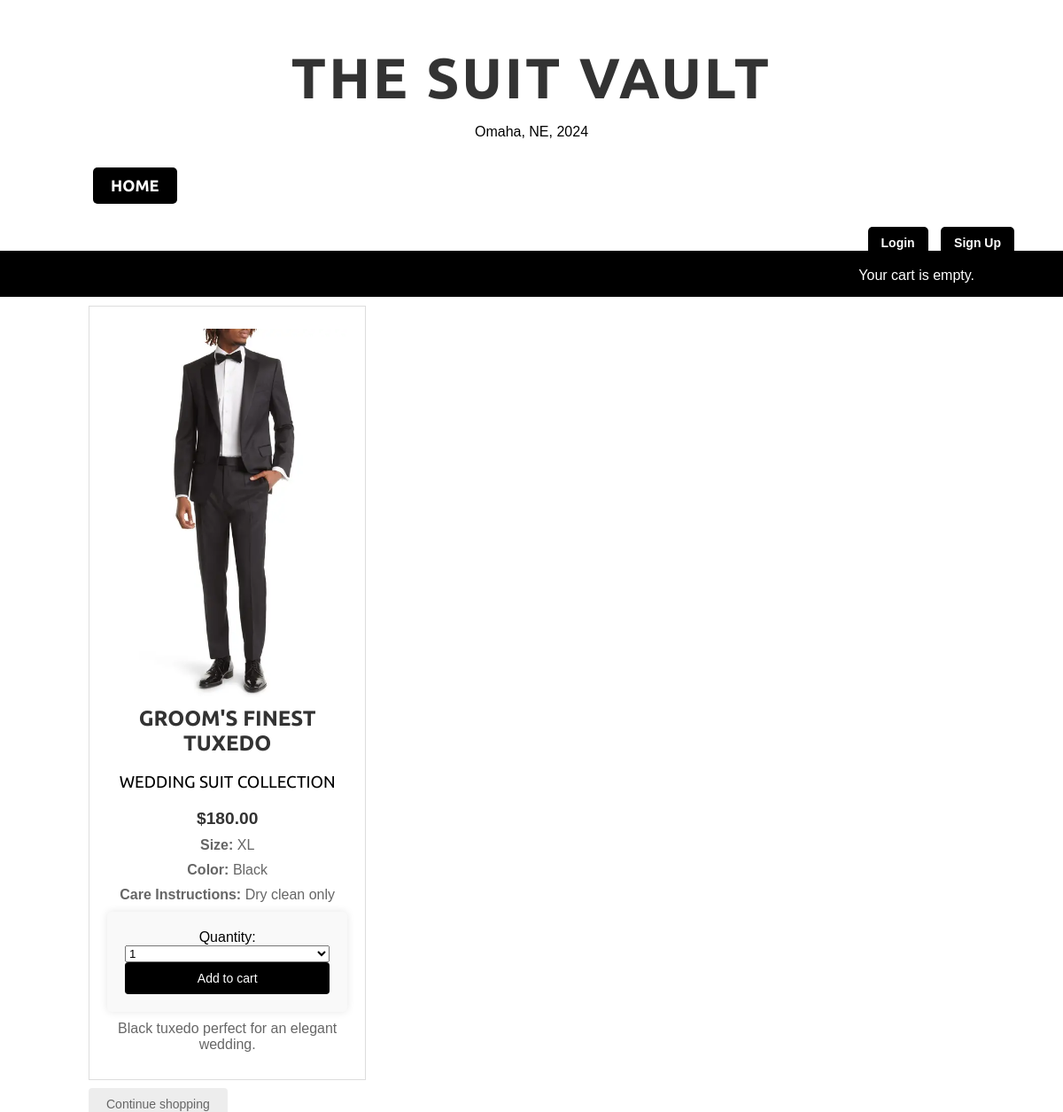
Page /product/4/grooms-finest-tuxedo/ on the committed database.
### shop/models.py (models this page shows, shortened)
class Product(models.Model):
    SIZE_CHOICES = [
        ('S', 'Small'),
        ('M', 'Medium'),
        ('L', 'Large'),
        ('XL', 'Extra Large'),
    ]
    collection = models.ForeignKey(Collection, related_name='products', on_delete=models.CASCADE)  # Changed 'category' to 'collection'
    name = models.CharField(max_length=200, db_index=True)
    slug = models.SlugField(max_length=200, db_index=True)
    image = models.ImageField(upload_to='products/%Y/%m/%d', blank=True)
    size = models.CharField(max_length=2, choices=SIZE_CHOICES, default='M')
    color = models.CharField(max_length=50, null=True, blank=True)
    description = models.TextField(blank=True)
    care_instructions = models.TextField(default="Dry clean only")
    price = models.DecimalField(max_digits=10, decimal_places=2)
    available = models.BooleanField(default=True)
    created = models.DateTimeField(auto_now_add=True)
    updated = models.DateTimeField(auto_now=True)
    quantity = models.IntegerField(default=2)
    class Meta:
        ordering = ('name',)
        index_together = (('id', 'slug'),)

class Collection(models.Model):  # Changed from Category to Collection
    name = models.CharField(max_length=200, db_index=True)
    slug = models.SlugField(max_length=200, unique=True)
    class Meta:
        ordering = ('name',)
        verbose_name = 'collection'  # Changed from 'category' to 'collection'
        verbose_name_plural = 'collections'  # Changed from 'categories' to 'collections'
    def __str__(self):
        return self.name
    def get_absolute_url(self):
        return reverse('shop:product_list_by_collection', args=[self.slug])  # Updated URL name if necessary

### shop/views.py (the view)
# urls.py: path('product/<int:id>/<slug:slug>/', views.product_detail, name='product_detail'),  # Updated path for product detail
def product_detail(request, id, slug):
    product = get_object_or_404(Product, id=id, slug=slug, available=True)
    cart = Cart(request)
    cartquantity = 0
    for item in cart:
        cartproduct = get_object_or_404(Product, id=item['product'].id)
        if product == cartproduct:
            cartquantity = item['quantity']
            break
    if product.quantity - cartquantity > 0:
        choices = [(i, str(i)) for i in range(1, product.quantity - cartquantity + 1)]
    else:
        choices = [(1, 0)]
    cart_product_form = CartAddProductForm(my_choices=choices)
    return render(request, 'shop/product/detail.html', {
        'product': product,
        'cart_product_form': cart_product_form,
        'cart': cart
    })

### cart/forms.py
class CartAddProductForm(forms.Form):
    def __init__(self, *args, **kwargs):
        try: #if choices for quantity drop-down provided
            mychoices = kwargs.pop('my_choices')
            super(CartAddProductForm, self).__init__(*args, **kwargs)
            self.fields["quantity"] = forms.TypedChoiceField(choices=mychoices,
                coerce=int)
        except: #use default of 21 if choices not provided
            super(CartAddProductForm, self).__init__(*args, **kwargs)
            self.fields["quantity"] = forms.TypedChoiceField(choices=[(i, str(i)) for i in range(1, 21)],
                                                             coerce=int)
    update = forms.BooleanField(required=False,
                                    initial=False,
                                    widget=forms.HiddenInput)

### cart/cart.py (called while the page is built)
    def __iter__(self):
        product_ids = self.cart.keys()
        products = Product.objects.filter(id__in=product_ids)
        cart = self.cart.copy()
        for product in products:
            cart[str(product.id)]['product'] = product
        for item in cart.values():
            item['price'] = Decimal(item['price'])
            item['total_price'] = item['price'] * item['quantity']
            yield item

    def __len__(self):
        return sum(item['quantity'] for item in self.cart.values())

### shop/templates/shop/product/detail.html (shortened to what this page needs)
{% extends "shop/base.html" %}
{% load static %}
{% block content %}
    <div class="product-detail">
        <img src="{% if product.image %}{{ product.image.url }}{% else %}{% static "img/no_image.png" %}{% endif %}">
        <h2>{{ product.name }}</h2>
        <h3><a href="{{ product.collection.get_absolute_url }}">{{ product.collection }}</a></h3>
        <p class="price">${{ product.price }}</p>
        <p><strong>Size:</strong> {{ product.size }}</p>
        <p><strong>Color:</strong> {{ product.color }}</p>
        <p><strong>Care Instructions:</strong> {{ product.care_instructions }}</p>
        <form action="{% url "cart:cart_add" product.id %}" method="post">
            {{ cart_product_form }}
            <input type="submit" value="Add to cart">
        </form>
        {{ product.description|linebreaks }}
    </div>
    <br>
    <div>
        <a href="{% url "shop:product_list" %}" class="button light">Continue shopping</a>
    </div>
{% endblock %}

### static/css/base.css (style rules this page uses)
body { margin: 0; padding: 0; font-family: helvetica, sans-serif; }
h2 { font-family: 'Ubuntu', sans-serif; font-weight: 900; font-size: 2rem; margin-top: 20px; margin-bottom: 10px; color: #333; text-transform: uppercase; }
h3, h4, h5, h6 { font-family: 'Ubuntu', sans-serif; font-weight: normal; text-transform: uppercase; }
a { text-decoration: none; color: #000; }
a.button, input[type="submit"] { color: #fff; background: #000; border-radius: 4px; padding: 10px 20px; font-size: 14px; border: 0; }
a.button.light { color: #666; background: #ededed; }
.product-detail { border: 1px solid #ddd; padding: 20px; width: calc(33.333% - 20px); box-sizing: border-box; text-align: center; margin-top: 10px; overflow: visible; }
.product-detail img { width: 100%; height: auto; object-fit: contain; margin-bottom: 10px; display: block; padding-top: 5px; }
.product-detail h2 { margin-top: 10px; font-size: 1.5rem; }
.product-detail .price { color: #333; font-size: 1.2rem; font-weight: bold; margin: 10px 0; }
.product-detail p { font-size: 1rem; color: #666; margin: 10px 0; }
form { background: #f9f9f9; padding: 20px; border-radius: 5px; box-shadow: 0 0 10px rgba(0, 0, 0, 0.1); }
h2 { font-weight: bold; }
form { display: flex; flex-direction: column; background: #f9f9f9; padding: 20px; border-radius: 5px; box-shadow: 0 0 10px rgba(0, 0, 0, 0.1); max-width: 500px; margin: 0 auto; }

### rows in the picture
Product: image (picture), name "GROOM'S FINEST TUXEDO", collection "WEDDING SUIT COLLECTION", price "180.00", size "XL", color "Black", care_instructions "Dry clean only", description "Black tuxedo perfect for an elegant wedding."
